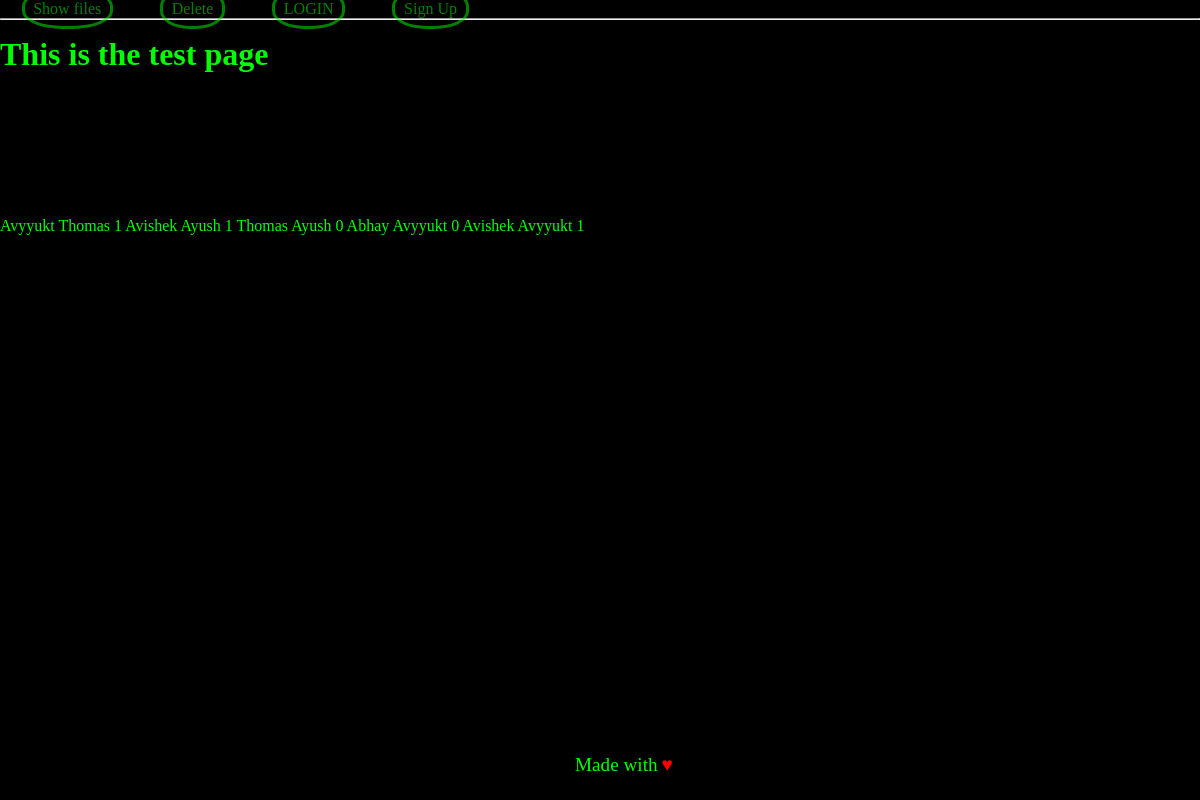
/test, run on an earlier commit of the app's database.
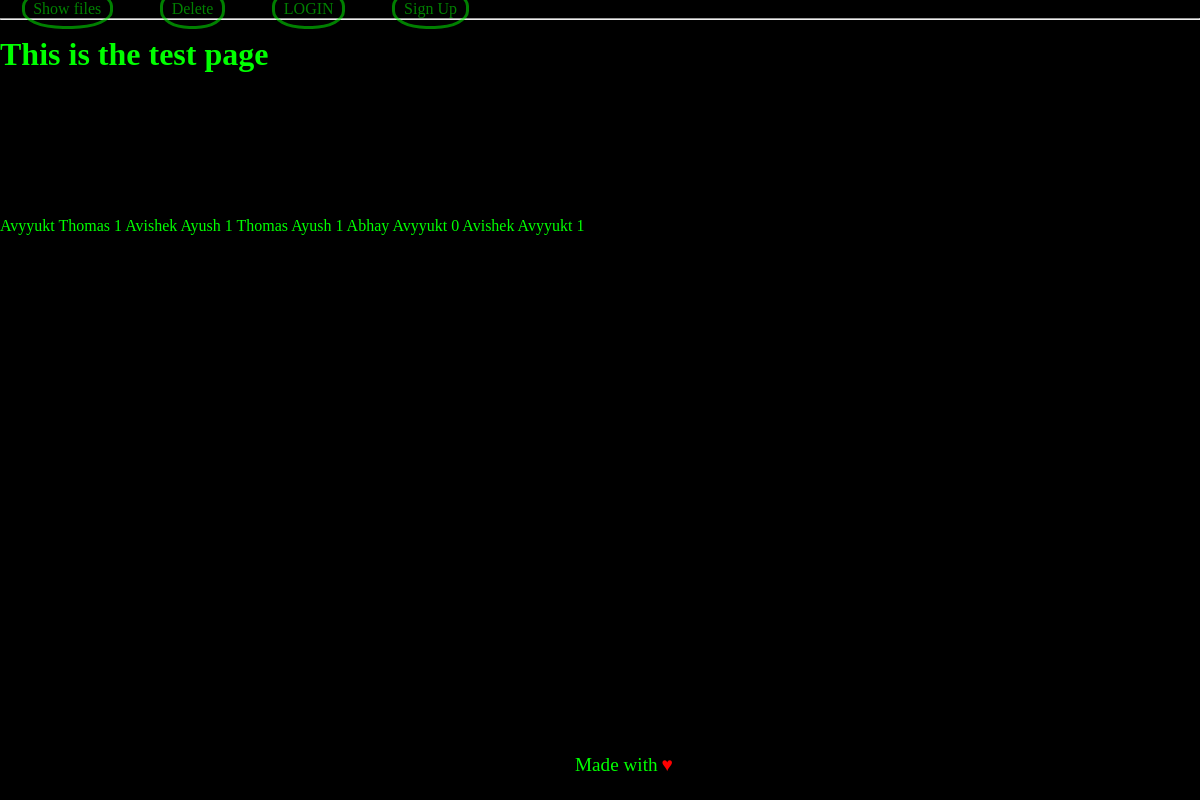
And on a later commit of the database.
### website/models.py (models this page shows)
class User_Friends(db.Model):
    __tablename__ = 'user_friends'
    id = db.Column(db.Integer, primary_key=True)
    sender_user = db.Column("sender_user",db.String)
    recieved_user = db.Column("reciever_user",db.String)
    frnd_status = db.Column(db.Integer)

### website/views.py (the view)
@views.route('/test')
def test():
    query1 = User.query.all()
    query2 = Quiz.query.all()
    query3 = Question.query.all()
    query4 = Option.query.all()
    query5 = Score.query.all()
    query6 = User_profile.query.all()
    query7 = User_Friends.query.all()
    return render_template('test.html', message1 = query1 , message2 = query2,message3 = query3,message4 = query4, message5 = query5 ,message6 = query6,message7= query7, user = current_user)

### website/templates/test.html (shortened to what this page needs)
{%extends "base.html"%}
{%block content%}
<h1>This is the test page</h1>
<br>
<br>
<br>
<br>
<br>
<br>
<br>
<br>
{%for x in message7%}
{{x.recieved_user}}
{{x.sender_user}}
{{x.frnd_status}}
{%endfor%}
{%endblock%}

What changed in the data, as far as the page shows it:
changed User_Friends (number 3 of 5 on the later page): frnd_status "0" → "1"
